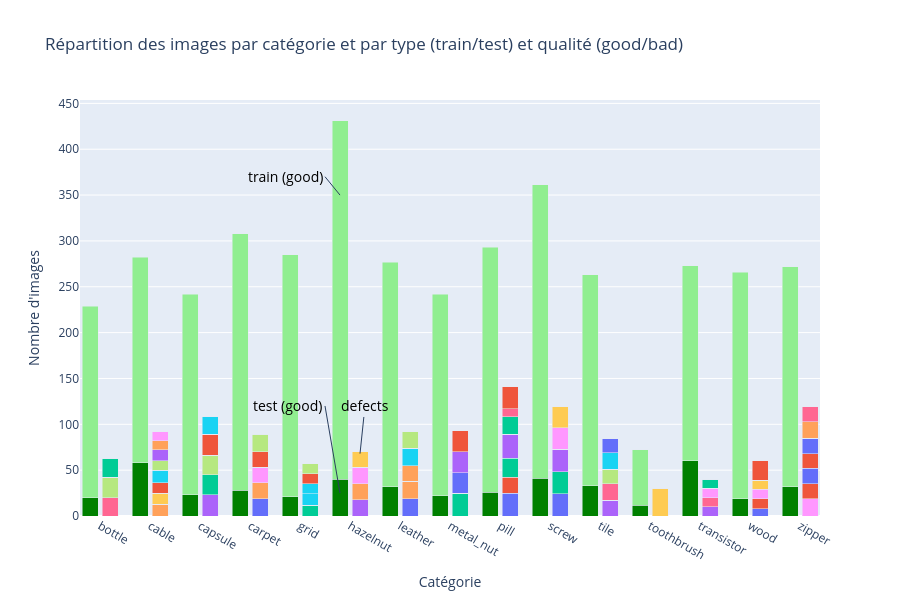

This figure's notebook cell:
### Code cell
import plotly.graph_objects as go
import plotly.io as pio
import numpy as np

try:
    import nbformat  # noqa: F401
except ImportError:
    pio.renderers.default = "browser"

train = df[df["type"] == "train"].groupby("category").agg(count=("file", "count"))
test_good = df[(df["type"] == "test") & (df["quality"] == "good")].groupby("category").agg(count=("file", "count"))
test_bad = df[df["quality"] != "good"].groupby(["category", "quality"]).agg(count=("file", "count"))

bad_pivot = test_bad["count"].unstack("quality").fillna(0)
categories = train.index

x = np.arange(len(categories))
x_good = x-0.2
x_bad  = x+0.2

fig = go.Figure()

# Pile good/train
fig.add_bar(
    x=x_good,
    y=test_good["count"],
    name="test_good",
    marker=dict(color="green")
)

fig.add_bar(
    x=x_good,
    y=train["count"],
    name="train",
    marker=dict(color="lightgreen")
)

# Pile bad
for quality in bad_pivot.columns:
    fig.add_bar(
        x=x_bad,
        y=bad_pivot[quality],
        name=f"bad - {quality}",
    )

fig.update_xaxes(
    tickvals=x,
    ticktext=categories
)

fig.update_layout(
    barmode="stack",
    height=600,
    showlegend=False
)

fig.add_annotation(
    text="train (good)",
    xref="x", yref="y",
    x=4.8, y=350,
    axref="x", ayref="y",
    ax=4.5, ay=370,
    showarrow=True, 
    xanchor="right",
    font=dict(size=14, color="black")
)
fig.add_annotation(
    text="test (good)",
    xref="x", yref="y",
    x=4.8, y=25,
    axref="x", ayref="y",
    ax=4.5, ay=120,
    showarrow=True, 
    xanchor="right",
    font=dict(size=14, color="black")
)
fig.add_annotation(
    text="defects",
    xref="x", yref="y",
    x=5.2, y=68,
    axref="x", ayref="y",
    ax=5.3, ay=120,
    showarrow=True, 
    xanchor="center",
    font=dict(size=14, color="black")
)

fig.update_layout(
    title="Répartition des images par catégorie et par type (train/test) et qualité (good/bad)",
    xaxis_title="Catégorie",
    yaxis_title="Nombre d'images"
)

fig.show()

### Figure 1 — Plotly figure (JSON) as saved in the notebook; plotly's stock layout.template omitted (floating-point values rounded to 4 significant figures)
{"data": [{"marker": {"color": "green"}, "name": "test_good", "type": "bar", "x": [-0.2, 0.8, 1.8, 2.8, 3.8, 4.8, 5.8, 6.8, 7.8, 8.8, 9.8, 10.8, 11.8, 12.8, 13.8], "y": [20, 58, 23, 28, 21, 40, 32, 22, 26, 41, 33, 12, 60, 19, 32]}, {"marker": {"color": "lightgreen"}, "name": "train", "type": "bar", "x": [-0.2, 0.8, 1.8, 2.8, 3.8, 4.8, 5.8, 6.8, 7.8, 8.8, 9.8, 10.8, 11.8, 12.8, 13.8], "y": [209, 224, 219, 280, 264, 391, 245, 220, 267, 320, 230, 60, 213, 247, 240]}, {"name": "bad - bent", "type": "bar", "x": [0.2, 1.2, 2.2, 3.2, 4.2, 5.2, 6.2, 7.2, 8.2, 9.2, 10.2, 11.2, 12.2, 13.2, 14.2], "y": [0.0, 0.0, 0.0, 0.0, 12.0, 0.0, 0.0, 25.0, 0.0, 0.0, 0.0, 0.0, 0.0, 0.0, 0.0]}, {"name": "bad - bent_lead", "type": "bar", "x": [0.2, 1.2, 2.2, 3.2, 4.2, 5.2, 6.2, 7.2, 8.2, 9.2, 10.2, 11.2, 12.2, 13.2, 14.2], "y": [0.0, 0.0, 0.0, 0.0, 0.0, 0.0, 0.0, 0.0, 0.0, 0.0, 0.0, 0.0, 10.0, 0.0, 0.0]}, {"name": "bad - bent_wire", "type": "bar", "x": [0.2, 1.2, 2.2, 3.2, 4.2, 5.2, 6.2, 7.2, 8.2, 9.2, 10.2, 11.2, 12.2, 13.2, 14.2], "y": [0.0, 13.0, 0.0, 0.0, 0.0, 0.0, 0.0, 0.0, 0.0, 0.0, 0.0, 0.0, 0.0, 0.0, 0.0]}, {"name": "bad - broken", "type": "bar", "x": [0.2, 1.2, 2.2, 3.2, 4.2, 5.2, 6.2, 7.2, 8.2, 9.2, 10.2, 11.2, 12.2, 13.2, 14.2], "y": [0.0, 0.0, 0.0, 0.0, 12.0, 0.0, 0.0, 0.0, 0.0, 0.0, 0.0, 0.0, 0.0, 0.0, 0.0]}, {"name": "bad - broken_large", "type": "bar", "x": [0.2, 1.2, 2.2, 3.2, 4.2, 5.2, 6.2, 7.2, 8.2, 9.2, 10.2, 11.2, 12.2, 13.2, 14.2], "y": [20.0, 0.0, 0.0, 0.0, 0.0, 0.0, 0.0, 0.0, 0.0, 0.0, 0.0, 0.0, 0.0, 0.0, 0.0]}, {"name": "bad - broken_small", "type": "bar", "x": [0.2, 1.2, 2.2, 3.2, 4.2, 5.2, 6.2, 7.2, 8.2, 9.2, 10.2, 11.2, 12.2, 13.2, 14.2], "y": [22.0, 0.0, 0.0, 0.0, 0.0, 0.0, 0.0, 0.0, 0.0, 0.0, 0.0, 0.0, 0.0, 0.0, 0.0]}, {"name": "bad - broken_teeth", "type": "bar", "x": [0.2, 1.2, 2.2, 3.2, 4.2, 5.2, 6.2, 7.2, 8.2, 9.2, 10.2, 11.2, 12.2, 13.2, 14.2], "y": [0.0, 0.0, 0.0, 0.0, 0.0, 0.0, 0.0, 0.0, 0.0, 0.0, 0.0, 0.0, 0.0, 0.0, 19.0]}, {"name": "bad - cable_swap", "type": "bar", "x": [0.2, 1.2, 2.2, 3.2, 4.2, 5.2, 6.2, 7.2, 8.2, 9.2, 10.2, 11.2, 12.2, 13.2, 14.2], "y": [0.0, 12.0, 0.0, 0.0, 0.0, 0.0, 0.0, 0.0, 0.0, 0.0, 0.0, 0.0, 0.0, 0.0, 0.0]}, {"name": "bad - color", "type": "bar", "x": [0.2, 1.2, 2.2, 3.2, 4.2, 5.2, 6.2, 7.2, 8.2, 9.2, 10.2, 11.2, 12.2, 13.2, 14.2], "y": [0.0, 0.0, 0.0, 19.0, 0.0, 0.0, 19.0, 22.0, 25.0, 0.0, 0.0, 0.0, 0.0, 8.0, 0.0]}, {"name": "bad - combined", "type": "bar", "x": [0.2, 1.2, 2.2, 3.2, 4.2, 5.2, 6.2, 7.2, 8.2, 9.2, 10.2, 11.2, 12.2, 13.2, 14.2], "y": [0.0, 11.0, 0.0, 0.0, 0.0, 0.0, 0.0, 0.0, 17.0, 0.0, 0.0, 0.0, 0.0, 11.0, 16.0]}, {"name": "bad - contamination", "type": "bar", "x": [0.2, 1.2, 2.2, 3.2, 4.2, 5.2, 6.2, 7.2, 8.2, 9.2, 10.2, 11.2, 12.2, 13.2, 14.2], "y": [21.0, 0.0, 0.0, 0.0, 0.0, 0.0, 0.0, 0.0, 21.0, 0.0, 0.0, 0.0, 0.0, 0.0, 0.0]}, {"name": "bad - crack", "type": "bar", "x": [0.2, 1.2, 2.2, 3.2, 4.2, 5.2, 6.2, 7.2, 8.2, 9.2, 10.2, 11.2, 12.2, 13.2, 14.2], "y": [0.0, 0.0, 23.0, 0.0, 0.0, 18.0, 0.0, 0.0, 26.0, 0.0, 17.0, 0.0, 0.0, 0.0, 0.0]}, {"name": "bad - cut", "type": "bar", "x": [0.2, 1.2, 2.2, 3.2, 4.2, 5.2, 6.2, 7.2, 8.2, 9.2, 10.2, 11.2, 12.2, 13.2, 14.2], "y": [0.0, 0.0, 0.0, 17.0, 0.0, 17.0, 19.0, 0.0, 0.0, 0.0, 0.0, 0.0, 0.0, 0.0, 0.0]}, {"name": "bad - cut_inner_insulation", "type": "bar", "x": [0.2, 1.2, 2.2, 3.2, 4.2, 5.2, 6.2, 7.2, 8.2, 9.2, 10.2, 11.2, 12.2, 13.2, 14.2], "y": [0.0, 14.0, 0.0, 0.0, 0.0, 0.0, 0.0, 0.0, 0.0, 0.0, 0.0, 0.0, 0.0, 0.0, 0.0]}, {"name": "bad - cut_lead", "type": "bar", "x": [0.2, 1.2, 2.2, 3.2, 4.2, 5.2, 6.2, 7.2, 8.2, 9.2, 10.2, 11.2, 12.2, 13.2, 14.2], "y": [0.0, 0.0, 0.0, 0.0, 0.0, 0.0, 0.0, 0.0, 0.0, 0.0, 0.0, 0.0, 10.0, 0.0, 0.0]}, {"name": "bad - cut_outer_insulation", "type": "bar", "x": [0.2, 1.2, 2.2, 3.2, 4.2, 5.2, 6.2, 7.2, 8.2, 9.2, 10.2, 11.2, 12.2, 13.2, 14.2], "y": [0.0, 10.0, 0.0, 0.0, 0.0, 0.0, 0.0, 0.0, 0.0, 0.0, 0.0, 0.0, 0.0, 0.0, 0.0]}, {"name": "bad - damaged_case", "type": "bar", "x": [0.2, 1.2, 2.2, 3.2, 4.2, 5.2, 6.2, 7.2, 8.2, 9.2, 10.2, 11.2, 12.2, 13.2, 14.2], "y": [0.0, 0.0, 0.0, 0.0, 0.0, 0.0, 0.0, 0.0, 0.0, 0.0, 0.0, 0.0, 10.0, 0.0, 0.0]}, {"name": "bad - defective", "type": "bar", "x": [0.2, 1.2, 2.2, 3.2, 4.2, 5.2, 6.2, 7.2, 8.2, 9.2, 10.2, 11.2, 12.2, 13.2, 14.2], "y": [0.0, 0.0, 0.0, 0.0, 0.0, 0.0, 0.0, 0.0, 0.0, 0.0, 0.0, 30.0, 0.0, 0.0, 0.0]}, {"name": "bad - fabric_border", "type": "bar", "x": [0.2, 1.2, 2.2, 3.2, 4.2, 5.2, 6.2, 7.2, 8.2, 9.2, 10.2, 11.2, 12.2, 13.2, 14.2], "y": [0.0, 0.0, 0.0, 0.0, 0.0, 0.0, 0.0, 0.0, 0.0, 0.0, 0.0, 0.0, 0.0, 0.0, 17.0]}, {"name": "bad - fabric_interior", "type": "bar", "x": [0.2, 1.2, 2.2, 3.2, 4.2, 5.2, 6.2, 7.2, 8.2, 9.2, 10.2, 11.2, 12.2, 13.2, 14.2], "y": [0.0, 0.0, 0.0, 0.0, 0.0, 0.0, 0.0, 0.0, 0.0, 0.0, 0.0, 0.0, 0.0, 0.0, 16.0]}, {"name": "bad - faulty_imprint", "type": "bar", "x": [0.2, 1.2, 2.2, 3.2, 4.2, 5.2, 6.2, 7.2, 8.2, 9.2, 10.2, 11.2, 12.2, 13.2, 14.2], "y": [0.0, 0.0, 22.0, 0.0, 0.0, 0.0, 0.0, 0.0, 19.0, 0.0, 0.0, 0.0, 0.0, 0.0, 0.0]}, {"name": "bad - flip", "type": "bar", "x": [0.2, 1.2, 2.2, 3.2, 4.2, 5.2, 6.2, 7.2, 8.2, 9.2, 10.2, 11.2, 12.2, 13.2, 14.2], "y": [0.0, 0.0, 0.0, 0.0, 0.0, 0.0, 0.0, 23.0, 0.0, 0.0, 0.0, 0.0, 0.0, 0.0, 0.0]}, {"name": "bad - fold", "type": "bar", "x": [0.2, 1.2, 2.2, 3.2, 4.2, 5.2, 6.2, 7.2, 8.2, 9.2, 10.2, 11.2, 12.2, 13.2, 14.2], "y": [0.0, 0.0, 0.0, 0.0, 0.0, 0.0, 17.0, 0.0, 0.0, 0.0, 0.0, 0.0, 0.0, 0.0, 0.0]}, {"name": "bad - glue", "type": "bar", "x": [0.2, 1.2, 2.2, 3.2, 4.2, 5.2, 6.2, 7.2, 8.2, 9.2, 10.2, 11.2, 12.2, 13.2, 14.2], "y": [0.0, 0.0, 0.0, 0.0, 11.0, 0.0, 19.0, 0.0, 0.0, 0.0, 0.0, 0.0, 0.0, 0.0, 0.0]}, {"name": "bad - glue_strip", "type": "bar", "x": [0.2, 1.2, 2.2, 3.2, 4.2, 5.2, 6.2, 7.2, 8.2, 9.2, 10.2, 11.2, 12.2, 13.2, 14.2], "y": [0.0, 0.0, 0.0, 0.0, 0.0, 0.0, 0.0, 0.0, 0.0, 0.0, 18.0, 0.0, 0.0, 0.0, 0.0]}, {"name": "bad - gray_stroke", "type": "bar", "x": [0.2, 1.2, 2.2, 3.2, 4.2, 5.2, 6.2, 7.2, 8.2, 9.2, 10.2, 11.2, 12.2, 13.2, 14.2], "y": [0.0, 0.0, 0.0, 0.0, 0.0, 0.0, 0.0, 0.0, 0.0, 0.0, 16.0, 0.0, 0.0, 0.0, 0.0]}, {"name": "bad - hole", "type": "bar", "x": [0.2, 1.2, 2.2, 3.2, 4.2, 5.2, 6.2, 7.2, 8.2, 9.2, 10.2, 11.2, 12.2, 13.2, 14.2], "y": [0.0, 0.0, 0.0, 17.0, 0.0, 18.0, 0.0, 0.0, 0.0, 0.0, 0.0, 0.0, 0.0, 10.0, 0.0]}, {"name": "bad - liquid", "type": "bar", "x": [0.2, 1.2, 2.2, 3.2, 4.2, 5.2, 6.2, 7.2, 8.2, 9.2, 10.2, 11.2, 12.2, 13.2, 14.2], "y": [0.0, 0.0, 0.0, 0.0, 0.0, 0.0, 0.0, 0.0, 0.0, 0.0, 0.0, 0.0, 0.0, 10.0, 0.0]}, {"name": "bad - manipulated_front", "type": "bar", "x": [0.2, 1.2, 2.2, 3.2, 4.2, 5.2, 6.2, 7.2, 8.2, 9.2, 10.2, 11.2, 12.2, 13.2, 14.2], "y": [0.0, 0.0, 0.0, 0.0, 0.0, 0.0, 0.0, 0.0, 0.0, 24.0, 0.0, 0.0, 0.0, 0.0, 0.0]}, {"name": "bad - metal_contamination", "type": "bar", "x": [0.2, 1.2, 2.2, 3.2, 4.2, 5.2, 6.2, 7.2, 8.2, 9.2, 10.2, 11.2, 12.2, 13.2, 14.2], "y": [0.0, 0.0, 0.0, 17.0, 11.0, 0.0, 0.0, 0.0, 0.0, 0.0, 0.0, 0.0, 0.0, 0.0, 0.0]}, {"name": "bad - misplaced", "type": "bar", "x": [0.2, 1.2, 2.2, 3.2, 4.2, 5.2, 6.2, 7.2, 8.2, 9.2, 10.2, 11.2, 12.2, 13.2, 14.2], "y": [0.0, 0.0, 0.0, 0.0, 0.0, 0.0, 0.0, 0.0, 0.0, 0.0, 0.0, 0.0, 10.0, 0.0, 0.0]}, {"name": "bad - missing_cable", "type": "bar", "x": [0.2, 1.2, 2.2, 3.2, 4.2, 5.2, 6.2, 7.2, 8.2, 9.2, 10.2, 11.2, 12.2, 13.2, 14.2], "y": [0.0, 12.0, 0.0, 0.0, 0.0, 0.0, 0.0, 0.0, 0.0, 0.0, 0.0, 0.0, 0.0, 0.0, 0.0]}, {"name": "bad - missing_wire", "type": "bar", "x": [0.2, 1.2, 2.2, 3.2, 4.2, 5.2, 6.2, 7.2, 8.2, 9.2, 10.2, 11.2, 12.2, 13.2, 14.2], "y": [0.0, 10.0, 0.0, 0.0, 0.0, 0.0, 0.0, 0.0, 0.0, 0.0, 0.0, 0.0, 0.0, 0.0, 0.0]}, {"name": "bad - oil", "type": "bar", "x": [0.2, 1.2, 2.2, 3.2, 4.2, 5.2, 6.2, 7.2, 8.2, 9.2, 10.2, 11.2, 12.2, 13.2, 14.2], "y": [0.0, 0.0, 0.0, 0.0, 0.0, 0.0, 0.0, 0.0, 0.0, 0.0, 18.0, 0.0, 0.0, 0.0, 0.0]}, {"name": "bad - pill_type", "type": "bar", "x": [0.2, 1.2, 2.2, 3.2, 4.2, 5.2, 6.2, 7.2, 8.2, 9.2, 10.2, 11.2, 12.2, 13.2, 14.2], "y": [0.0, 0.0, 0.0, 0.0, 0.0, 0.0, 0.0, 0.0, 9.0, 0.0, 0.0, 0.0, 0.0, 0.0, 0.0]}, {"name": "bad - poke", "type": "bar", "x": [0.2, 1.2, 2.2, 3.2, 4.2, 5.2, 6.2, 7.2, 8.2, 9.2, 10.2, 11.2, 12.2, 13.2, 14.2], "y": [0.0, 0.0, 21.0, 0.0, 0.0, 0.0, 18.0, 0.0, 0.0, 0.0, 0.0, 0.0, 0.0, 0.0, 0.0]}, {"name": "bad - poke_insulation", "type": "bar", "x": [0.2, 1.2, 2.2, 3.2, 4.2, 5.2, 6.2, 7.2, 8.2, 9.2, 10.2, 11.2, 12.2, 13.2, 14.2], "y": [0.0, 10.0, 0.0, 0.0, 0.0, 0.0, 0.0, 0.0, 0.0, 0.0, 0.0, 0.0, 0.0, 0.0, 0.0]}, {"name": "bad - print", "type": "bar", "x": [0.2, 1.2, 2.2, 3.2, 4.2, 5.2, 6.2, 7.2, 8.2, 9.2, 10.2, 11.2, 12.2, 13.2, 14.2], "y": [0.0, 0.0, 0.0, 0.0, 0.0, 17.0, 0.0, 0.0, 0.0, 0.0, 0.0, 0.0, 0.0, 0.0, 0.0]}, {"name": "bad - rough", "type": "bar", "x": [0.2, 1.2, 2.2, 3.2, 4.2, 5.2, 6.2, 7.2, 8.2, 9.2, 10.2, 11.2, 12.2, 13.2, 14.2], "y": [0.0, 0.0, 0.0, 0.0, 0.0, 0.0, 0.0, 0.0, 0.0, 0.0, 15.0, 0.0, 0.0, 0.0, 17.0]}, {"name": "bad - scratch", "type": "bar", "x": [0.2, 1.2, 2.2, 3.2, 4.2, 5.2, 6.2, 7.2, 8.2, 9.2, 10.2, 11.2, 12.2, 13.2, 14.2], "y": [0.0, 0.0, 23.0, 0.0, 0.0, 0.0, 0.0, 23.0, 24.0, 0.0, 0.0, 0.0, 0.0, 21.0, 0.0]}, {"name": "bad - scratch_head", "type": "bar", "x": [0.2, 1.2, 2.2, 3.2, 4.2, 5.2, 6.2, 7.2, 8.2, 9.2, 10.2, 11.2, 12.2, 13.2, 14.2], "y": [0.0, 0.0, 0.0, 0.0, 0.0, 0.0, 0.0, 0.0, 0.0, 24.0, 0.0, 0.0, 0.0, 0.0, 0.0]}, {"name": "bad - scratch_neck", "type": "bar", "x": [0.2, 1.2, 2.2, 3.2, 4.2, 5.2, 6.2, 7.2, 8.2, 9.2, 10.2, 11.2, 12.2, 13.2, 14.2], "y": [0.0, 0.0, 0.0, 0.0, 0.0, 0.0, 0.0, 0.0, 0.0, 25.0, 0.0, 0.0, 0.0, 0.0, 0.0]}, {"name": "bad - split_teeth", "type": "bar", "x": [0.2, 1.2, 2.2, 3.2, 4.2, 5.2, 6.2, 7.2, 8.2, 9.2, 10.2, 11.2, 12.2, 13.2, 14.2], "y": [0.0, 0.0, 0.0, 0.0, 0.0, 0.0, 0.0, 0.0, 0.0, 0.0, 0.0, 0.0, 0.0, 0.0, 18.0]}, {"name": "bad - squeeze", "type": "bar", "x": [0.2, 1.2, 2.2, 3.2, 4.2, 5.2, 6.2, 7.2, 8.2, 9.2, 10.2, 11.2, 12.2, 13.2, 14.2], "y": [0.0, 0.0, 20.0, 0.0, 0.0, 0.0, 0.0, 0.0, 0.0, 0.0, 0.0, 0.0, 0.0, 0.0, 0.0]}, {"name": "bad - squeezed_teeth", "type": "bar", "x": [0.2, 1.2, 2.2, 3.2, 4.2, 5.2, 6.2, 7.2, 8.2, 9.2, 10.2, 11.2, 12.2, 13.2, 14.2], "y": [0.0, 0.0, 0.0, 0.0, 0.0, 0.0, 0.0, 0.0, 0.0, 0.0, 0.0, 0.0, 0.0, 0.0, 16.0]}, {"name": "bad - thread", "type": "bar", "x": [0.2, 1.2, 2.2, 3.2, 4.2, 5.2, 6.2, 7.2, 8.2, 9.2, 10.2, 11.2, 12.2, 13.2, 14.2], "y": [0.0, 0.0, 0.0, 19.0, 11.0, 0.0, 0.0, 0.0, 0.0, 0.0, 0.0, 0.0, 0.0, 0.0, 0.0]}, {"name": "bad - thread_side", "type": "bar", "x": [0.2, 1.2, 2.2, 3.2, 4.2, 5.2, 6.2, 7.2, 8.2, 9.2, 10.2, 11.2, 12.2, 13.2, 14.2], "y": [0.0, 0.0, 0.0, 0.0, 0.0, 0.0, 0.0, 0.0, 0.0, 23.0, 0.0, 0.0, 0.0, 0.0, 0.0]}, {"name": "bad - thread_top", "type": "bar", "x": [0.2, 1.2, 2.2, 3.2, 4.2, 5.2, 6.2, 7.2, 8.2, 9.2, 10.2, 11.2, 12.2, 13.2, 14.2], "y": [0.0, 0.0, 0.0, 0.0, 0.0, 0.0, 0.0, 0.0, 0.0, 23.0, 0.0, 0.0, 0.0, 0.0, 0.0]}], "layout": {"annotations": [{"ax": 4.5, "axref": "x", "ay": 370, "ayref": "y", "font": {"color": "black", "size": 14}, "showarrow": true, "text": "train (good)", "x": 4.8, "xanchor": "right", "xref": "x", "y": 350, "yref": "y"}, {"ax": 4.5, "axref": "x", "ay": 120, "ayref": "y", "font": {"color": "black", "size": 14}, "showarrow": true, "text": "test (good)", "x": 4.8, "xanchor": "right", "xref": "x", "y": 25, "yref": "y"}, {"ax": 5.3, "axref": "x", "ay": 120, "ayref": "y", "font": {"color": "black", "size": 14}, "showarrow": true, "text": "defects", "x": 5.2, "xanchor": "center", "xref": "x", "y": 68, "yref": "y"}], "barmode": "stack", "height": 600, "showlegend": false, "title": {"text": "Répartition des images par catégorie et par type (train/test) et qualité (good/bad)"}, "xaxis": {"ticktext": ["bottle", "cable", "capsule", "carpet", "grid", "hazelnut", "leather", "metal_nut", "pill", "screw", "tile", "toothbrush", "transistor", "wood", "zipper"], "tickvals": [0, 1, 2, 3, 4, 5, 6, 7, 8, 9, 10, 11, 12, 13, 14], "title": {"text": "Catégorie"}}, "yaxis": {"title": {"text": "Nombre d'images"}}}}
